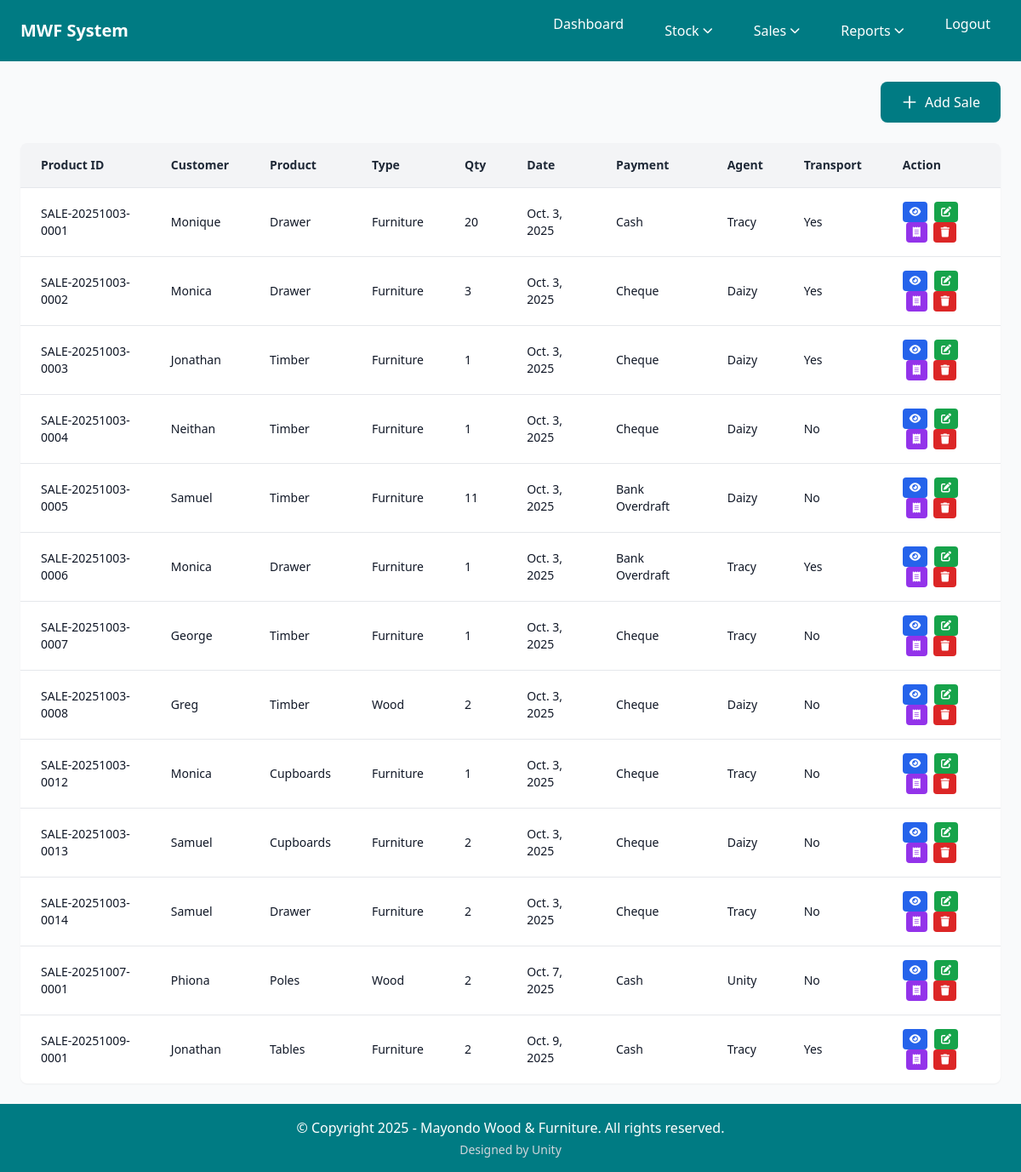
The app's page /saleRecord/ (signed in), older data.
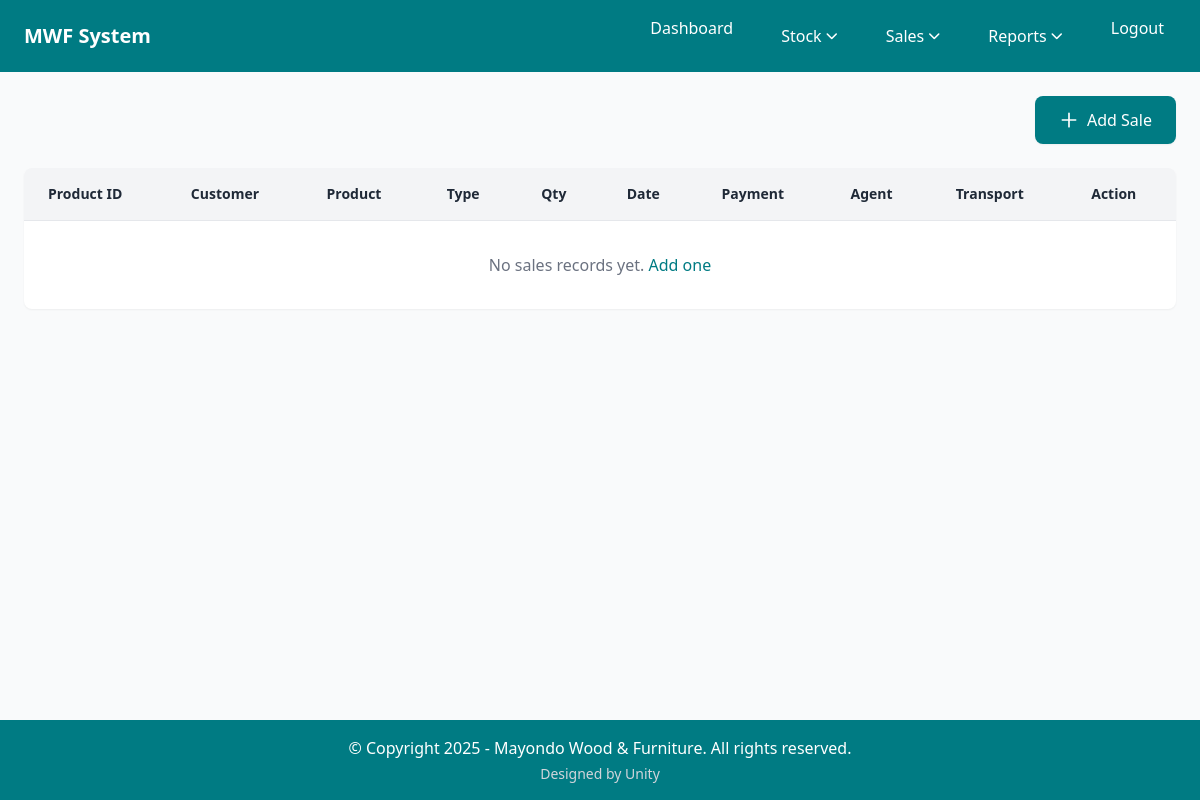
The same page, newer data.
### home/models.py (models this page shows, shortened)
class Sale(models.Model):
    CUSTOMER_CHOICES = [('Timber', 'Timber'), ('Sofa', 'Sofa'),('Tables','Tables'),('Cupboards','Cupboards'),('Drawer','Drawer'),('Poles','Poles')]
    PRODUCT_TYPE_CHOICES = [('Wood', 'Wood'), ('Furniture', 'Furniture')]
    PAYMENT_CHOICES = [('Cash', 'Cash'), ('Cheque','Cheque'), ('Bank Overdraft','Bank Overdraft')]
    product_id = models.CharField(max_length=50, blank=True, unique=True)
    customer_name = models.CharField(max_length=100)
    product_name = models.CharField(max_length=100, choices=CUSTOMER_CHOICES,
                                   help_text="Select the product category",
                                   default='Timber')
    product_type = models.CharField(max_length=20, choices=PRODUCT_TYPE_CHOICES,
                                   help_text="Select the product type",
                                   default='Furniture')
    product_ref = models.ForeignKey(Product, on_delete=models.PROTECT, null=True, blank=True,
                                   help_text="Auto-populated from product details")
    quantity = models.IntegerField()  # Number of items sold
    date = models.DateField(null=False)  # When the sale occurred
    unit_price = models.DecimalField(max_digits=10, decimal_places=2, default=0.00, help_text="Price per unit in dollars")
    total_sales_amount = models.DecimalField(max_digits=12, decimal_places=2, default=0.00, help_text="Automatically calculated from quantity × unit price")
    payment_type = models.TextField(choices = PAYMENT_CHOICES)  # How customer paid
    sales_agent = models.CharField(max_length=50)  # Employee who made the sale
    transport_required = models.BooleanField(default=False)  # Delivery needed (checkbox)

### home/views.py (the view)
# urls.py: path('saleRecord/', saleRecord, name='saleRecord'),     # View all sales
@secure_view
@login_required
@user_passes_test(is_employee_or_manager)
def saleRecord(request):
    all_Sales = Sale.objects.all()
    context = {
        "Sales" : all_Sales
    }
    return render(request, 'sales.html', context)

### home/context_processors.py (called while the page is built)
def user_roles(request):
    context = {
        'is_manager': False,
        'is_employee': False,
    }
    if request.user.is_authenticated:
        context['is_manager'] = request.user.groups.filter(name="Manager").exists()
        context['is_employee'] = request.user.groups.filter(name="Employee").exists()
    return context

### home/views.py (called while the page is built)
def is_employee_or_manager(user):
    return user.is_authenticated and user.groups.filter(name__in=['Manager', 'Employee']).exists()

def secure_view(view_func):
    @wraps(view_func)
    @never_cache
    @cache_control(no_cache=True, must_revalidate=True, no_store=True)
    def wrapper(request, *args, **kwargs):
        response = view_func(request, *args, **kwargs)
        if hasattr(response, '__setitem__'):
            response['Cache-Control'] = 'no-cache, no-store, must-revalidate, max-age=0'
            response['Pragma'] = 'no-cache'
            response['Expires'] = '0'
            response['X-Frame-Options'] = 'DENY'  # Prevent clickjacking
        return response
    return wrapper

### home/templates/sales.html (shortened to what the changed rows need)
{% extends 'base.html' %}
{% block content %}
      <section class="bg-white rounded-lg shadow-sm overflow-hidden">
        <table class="w-full border-collapse">
        <thead class="bg-gray-100">
          <tr>
            <th class="px-6 py-4 text-left text-sm font-semibold text-gray-800 border-b border-gray-200">Product ID</th>
            <th class="px-6 py-4 text-left text-sm font-semibold text-gray-800 border-b border-gray-200">Customer</th>
            <th class="px-6 py-4 text-left text-sm font-semibold text-gray-800 border-b border-gray-200">Product</th>
            <th class="px-6 py-4 text-left text-sm font-semibold text-gray-800 border-b border-gray-200">Type</th>
            <th class="px-6 py-4 text-left text-sm font-semibold text-gray-800 border-b border-gray-200">Qty</th>
            <th class="px-6 py-4 text-left text-sm font-semibold text-gray-800 border-b border-gray-200">Date</th>
            <th class="px-6 py-4 text-left text-sm font-semibold text-gray-800 border-b border-gray-200">Payment</th>
            <th class="px-6 py-4 text-left text-sm font-semibold text-gray-800 border-b border-gray-200">Agent</th>
            <th class="px-6 py-4 text-left text-sm font-semibold text-gray-800 border-b border-gray-200">Transport</th>
            <th class="px-6 py-4 text-left text-sm font-semibold text-gray-800 border-b border-gray-200">Action</th>
          </tr>
        </thead>
        <tbody class="divide-y divide-gray-200">
          {% for item in Sales %}
          <tr class="hover:bg-gray-50 transition-colors duration-150">
            <td class="px-6 py-4 text-sm text-gray-900">{{ item.product_id }}</td>
            <td class="px-6 py-4 text-sm text-gray-900">{{ item.customer_name }}</td>
            <td class="px-6 py-4 text-sm text-gray-900">{{ item.product_name }}</td>
            <td class="px-6 py-4 text-sm text-gray-900">{{ item.product_type }}</td>
            <td class="px-6 py-4 text-sm text-gray-900">{{ item.quantity }}</td>
            <td class="px-6 py-4 text-sm text-gray-900">{{ item.date }}</td>
            <td class="px-6 py-4 text-sm text-gray-900">{{ item.payment_type }}</td>
            <td class="px-6 py-4 text-sm text-gray-900">{{ item.sales_agent }}</td>
            <td class="px-6 py-4 text-sm text-gray-900">{{ item.transport_required|yesno:"Yes,No" }}</td>
            <td class="px-6 py-4 text-sm space-x-1">
              <a href="/view/{{ item.id }}" class="inline-block px-2 py-1 bg-blue-600 text-white text-xs rounded hover:bg-blue-700 transition-colors" title="View Details">
                <i class="fas fa-eye"></i>
              </a>
              <a href="/edit/{{ item.id }}" class="inline-block px-2 py-1 bg-green-600 text-white text-xs rounded hover:bg-green-700 transition-colors" title="Edit Sale">
                <i class="fas fa-edit"></i>
              </a>
              <a href="/receipt/{{ item.id }}" target="_blank" class="inline-block px-2 py-1 bg-purple-600 text-white text-xs rounded hover:bg-purple-700 transition-colors" title="Generate Receipt">
                <i class="fas fa-receipt"></i>
              </a>
              <button onclick="openDeleteModal('{{ item.id }}', '{{ item.product_name }}', '{{ item.product_id }}')" class="px-2 py-1 bg-red-600 text-white text-xs rounded hover:bg-red-700 transition-colors" title="Delete Sale">
                <i class="fas fa-trash"></i>
              </button>
            </td>
          </tr>
          {% empty %}
          <tr>
            <td colspan="10" class="px-6 py-8 text-center text-gray-500">No sales records yet. <a href="/addSale/" class="text-cordes-dark hover:underline">Add one</a></td>
          </tr>
          {% endfor %}
        </tbody>
      </table>
    </section>
{% endblock %}

Row changes from the older to the newer data that the page shows:
removed Sale: product_id "SALE-20251003-0001", customer_name "Monique", product_name "Drawer", product_type "Furniture", quantity "20", date "Oct. 3, 2025", payment_type "Cash", sales_agent "Tracy", transport_required "Yes"
removed Sale: product_id "SALE-20251003-0002", customer_name "Monica", product_name "Drawer", product_type "Furniture", quantity "3", date "Oct. 3, 2025", payment_type "Cheque", sales_agent "Daizy", transport_required "Yes"
removed Sale: product_id "SALE-20251003-0003", customer_name "Jonathan", product_name "Timber", product_type "Furniture", quantity "1", date "Oct. 3, 2025", payment_type "Cheque", sales_agent "Daizy", transport_required "Yes"
removed Sale: product_id "SALE-20251003-0004", customer_name "Neithan", product_name "Timber", product_type "Furniture", quantity "1", date "Oct. 3, 2025", payment_type "Cheque", sales_agent "Daizy", transport_required "No"
removed Sale: product_id "SALE-20251003-0005", customer_name "Samuel", product_name "Timber", product_type "Furniture", quantity "11", date "Oct. 3, 2025", payment_type "Bank Overdraft", sales_agent "Daizy", transport_required "No"
removed Sale: product_id "SALE-20251003-0006", customer_name "Monica", product_name "Drawer", product_type "Furniture", quantity "1", date "Oct. 3, 2025", payment_type "Bank Overdraft", sales_agent "Tracy", transport_required "Yes"
removed Sale: product_id "SALE-20251003-0007", customer_name "George", product_name "Timber", product_type "Furniture", quantity "1", date "Oct. 3, 2025", payment_type "Cheque", sales_agent "Tracy", transport_required "No"
removed Sale: product_id "SALE-20251003-0008", customer_name "Greg", product_name "Timber", product_type "Wood", quantity "2", date "Oct. 3, 2025", payment_type "Cheque", sales_agent "Daizy", transport_required "No"
removed Sale: product_id "SALE-20251003-0012", customer_name "Monica", product_name "Cupboards", product_type "Furniture", quantity "1", date "Oct. 3, 2025", payment_type "Cheque", sales_agent "Tracy", transport_required "No"
removed Sale: product_id "SALE-20251003-0013", customer_name "Samuel", product_name "Cupboards", product_type "Furniture", quantity "2", date "Oct. 3, 2025", payment_type "Cheque", sales_agent "Daizy", transport_required "No"
removed Sale: product_id "SALE-20251003-0014", customer_name "Samuel", product_name "Drawer", product_type "Furniture", quantity "2", date "Oct. 3, 2025", payment_type "Cheque", sales_agent "Tracy", transport_required "No"
removed Sale: product_id "SALE-20251007-0001", customer_name "Phiona", product_name "Poles", product_type "Wood", quantity "2", date "Oct. 7, 2025", payment_type "Cash", sales_agent "Unity", transport_required "No"
removed Sale: product_id "SALE-20251009-0001", customer_name "Jonathan", product_name "Tables", product_type "Furniture", quantity "2", date "Oct. 9, 2025", payment_type "Cash", sales_agent "Tracy", transport_required "Yes"
Text that changed along with them:
text now shown: "No sales records yet. Add one"
